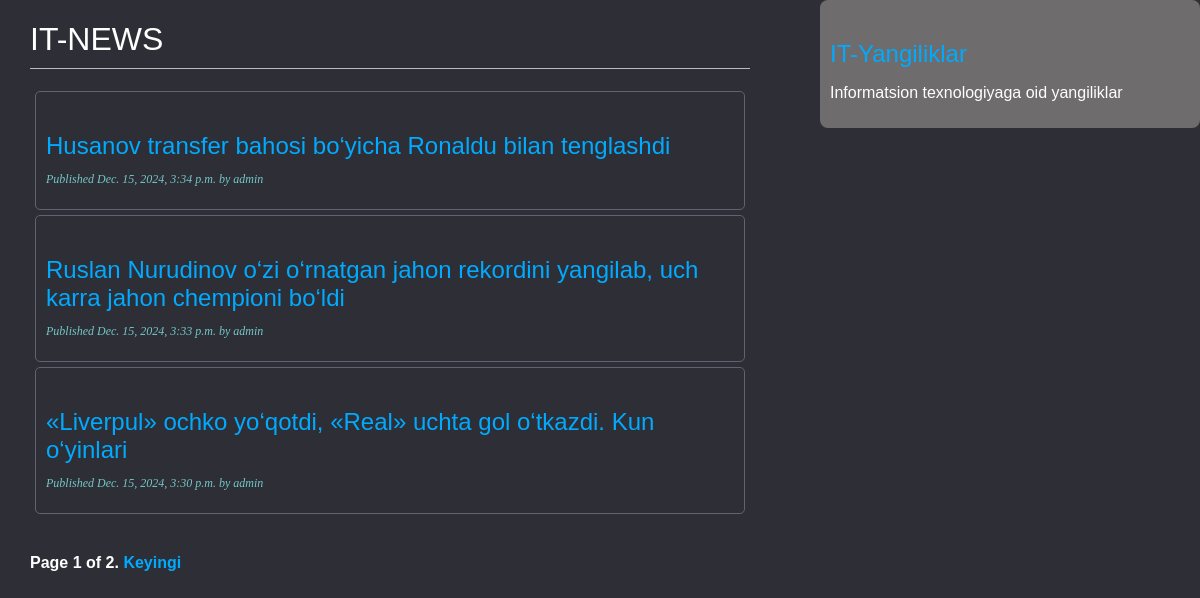
Screenshot of /clone/ with the database file from the repository.
### clone_site/models.py (models this page shows, shortened)
class Post(models.Model):
    STATUS_CHOICES = (
        ('draft', 'Draft'),
        ('published', 'Published')
    )
    title = models.CharField(max_length = 255)
    slug = models.SlugField(max_length=255,unique_for_date='publish')
    author = models.ForeignKey(User, on_delete = models.CASCADE, related_name = 'blog_posts')
    body = models.TextField()
    publish = models. DateTimeField(default=timezone.now)
    created = models.DateTimeField(auto_now=True)
    updated = models.DateTimeField(auto_now=True)
    status = models.CharField(max_length=10, choices = STATUS_CHOICES,default='draft')
    class Meta:
        ordering = ('-publish',)
    objects = models.Manager()
    published = PublishedManager()
    def get_absolute_url(self):
        return reverse("clone_site:post_detail", args=[self.publish.year,self.publish.month,self.publish.day,self.slug])

### clone_site/views.py (the view)
# urls.py: path('', views.PostListView.as_view(), name = 'post_list'),
class PostListView(ListView):
    queryset = Post.published.all()
    context_object_name = 'posts'
    paginate_by = 3
    template_name = "clone/post/list.html"

### templates/clone/post/list.html (shortened to what this page needs)
{% extends "clone/base.html" %}
{% block content %}
    <h1>IT-NEWS</h1>
    {% for post in posts %}
        <div class="post">
            <h2>
                <a href="{{ post.get_absolute_url }}"> {{ post.title }}</a>
            </h2>
            <p class="date">
                Published {{ post.publish }} by {{ post.author }}
            </p>
        </div>
    {% endfor %}
    {% include 'paginator.html' with page=page_obj %}
{% endblock %}

### templates/clone/base.html (shortened to what this page needs)
<!DOCTYPE html>
{% load static %}
<html lang="en">
<head>
    <link href="{% static 'css/clone.css' %}" rel="stylesheet">
</head>
<body>
<div id="content">
    {% block content %}
    {% endblock %}
</div>
<div id="sidebar">
    <h2>IT-Yangiliklar</h2>
    <p>Informatsion texnologiyaga oid yangiliklar</p>
</div>
</body>
</html>

### templates/paginator.html (shortened to what this page needs)
<div class="pagination">
    <span class="step-links">
        <span class="current">
            Page {{ page.number }} of {{ page.paginator.num_pages }}.
        </span>
        {% if page.has_next %}
            <a href="?page={{ page.next_page_number }}">Keyingi</a>
        {% endif %}
    </span>
</div>

### static/css/clone.css (style rules this page uses)
body { margin: 0; padding: 0; font-family: helvetica, sans-serif; background-color: #2e2e36; color: white; }
a { color: #00abff; text-decoration: none; }
h1 { font-weight: normal; border-bottom: 1px solid #bbb; padding: 0 0 10px 0; }
h2 { font-weight: normal; margin: 30px 0 0; color: #00abff }
#content { float: left; width: 60%; padding: 0 0 0 30px; }
#sidebar { float: right; width: 30%; padding: 10px; background: #6e6c6c; height: 100%; border-radius: 8px; }
p.date { color: #73c7c7; font-family: georgia, serif; font-size: 12px; font-style: italic; }
.pagination { margin: 40px 0; font-weight: bold; }
.post { border: 1px solid #626273; padding: 10px; border-radius: 5px; margin:5px; }

### rows the page displays
Post: title "Husanov transfer bahosi bo‘yicha Ronaldu bilan tenglashdi", publish "Dec. 15, 2024, 3:34 p.m.", author "admin"
Post: title "Ruslan Nurudinov o‘zi o‘rnatgan jahon rekordini yangilab, uch karra jahon chempioni bo‘ldi", publish "Dec. 15, 2024, 3:33 p.m.", author "admin"
Post: title "«Liverpul» ochko yo‘qotdi, «Real» uchta gol o‘tkazdi. Kun o‘yinlari", publish "Dec. 15, 2024, 3:30 p.m.", author "admin"

### other values shown
{{ page.number }} "1"
{{ page.paginator.num_pages }} "2"
